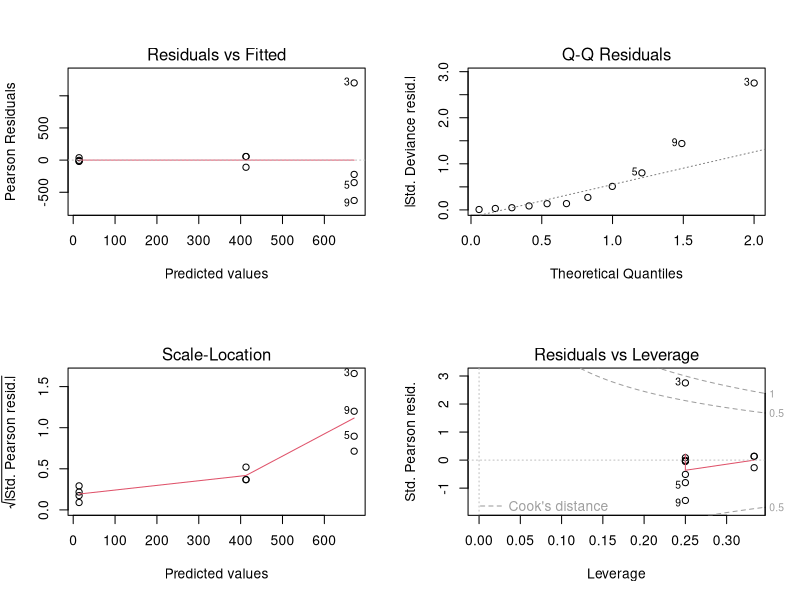
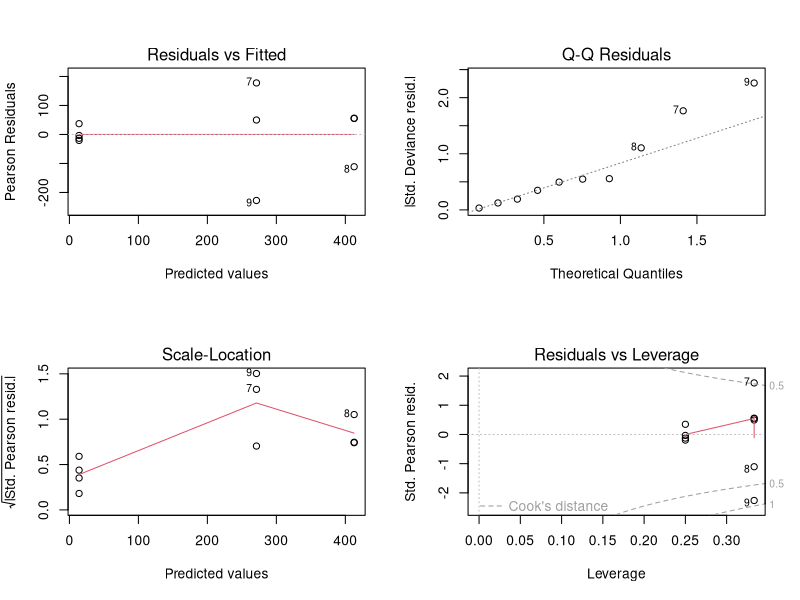
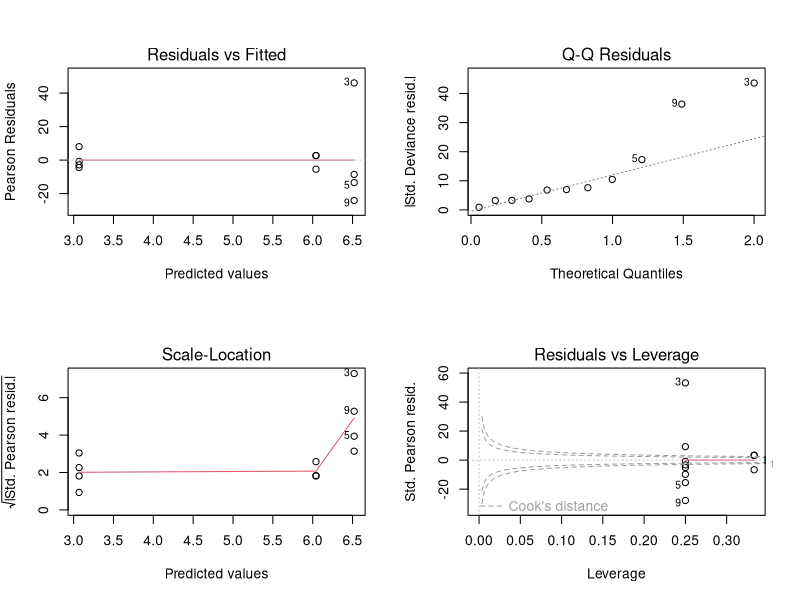
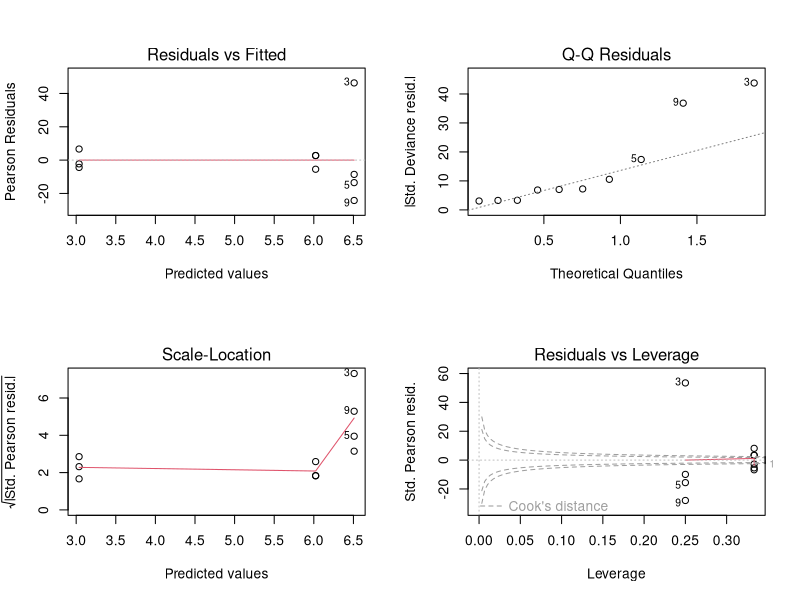
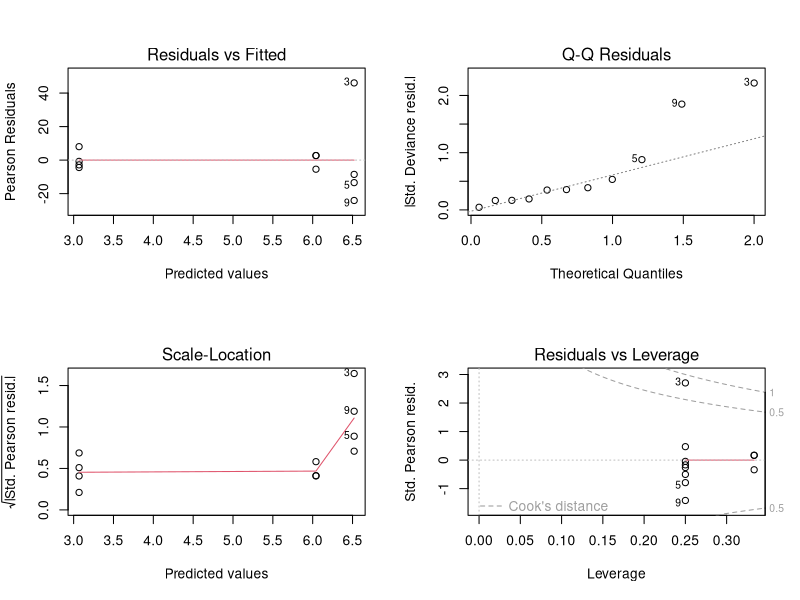
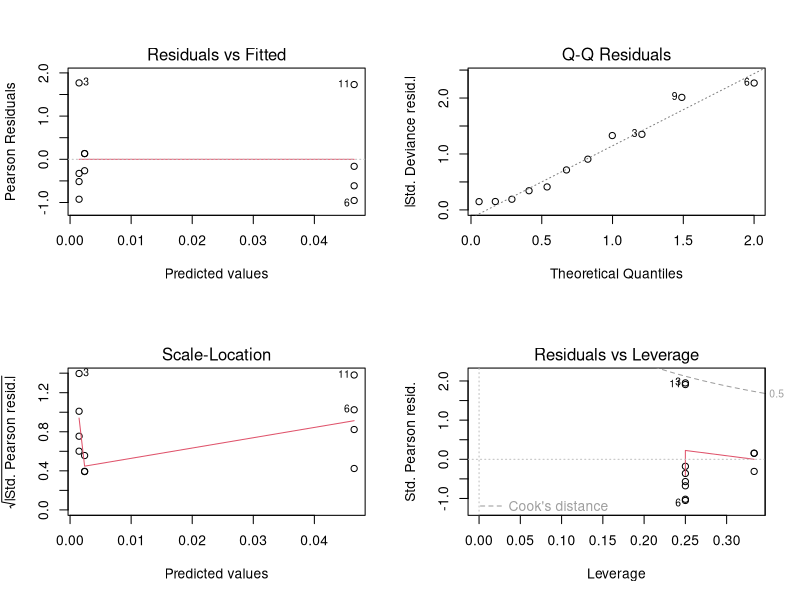
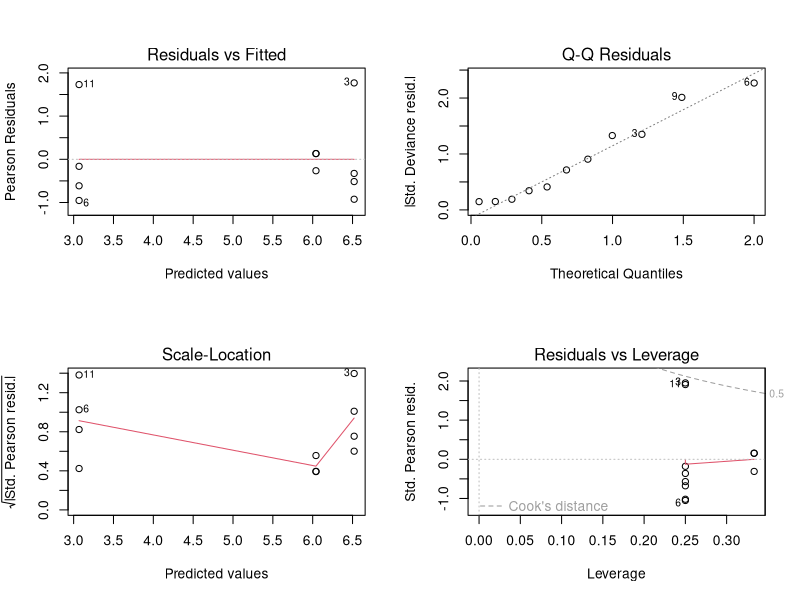
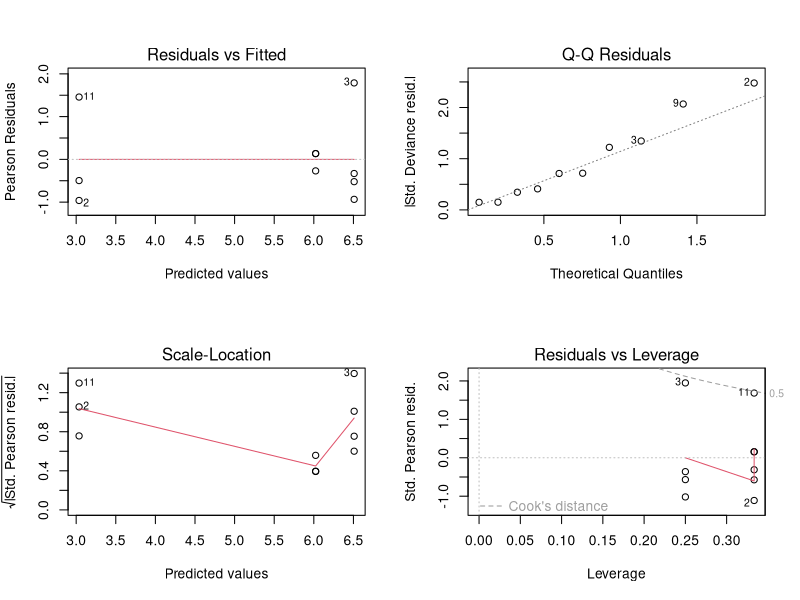

Reproduce these figures in R, in order.
setwd("~/Desktop/capstone/analysis/Juan")

CWDdata = read.csv("output.csv")


# model using gaussian
model = glm(difference ~ treatment, family = gaussian, data = CWDdata)
summary(model)

par(mfrow = c(2,2))
plot(model)

CWDdata = CWDdata[-c(12),]
CWDdatarm3 = CWDdata[-c(3),]
CWDdatarm6 = CWDdata[-c(6),]
CWDdata["abs_diff"] = CWDdata["difference"] + abs(min(CWDdata["difference"])) + 1



#guassian model + plot3 removed

modelrm = glm(difference ~ treatment , family = gaussian, data = CWDdatarm3)
summary(modelrm)

par(mfrow = c(2,2))
plot(modelrm)
# the plot here shows that the plot 3, 5, 9 are always outliers, but all of 
# them are from the radial treatment



# model using poisson + abs_diff
model0 = glm(abs_diff ~ treatment, family = poisson, data = CWDdata)
summary(model0)

par(mfrow = c(2,2))
plot(model0)

# model using poisson + difference
model1 = glm(difference ~ treatment, family = poisson, data = CWDdatarm6)
summary(model1)

par(mfrow = c(2,2))
plot(model1)


## quasipoisson + diff
model2 = glm(abs_diff ~ treatment, family = quasipoisson, data = CWDdata)
summary(model2)

par(mfrow = c(2,2))
plot(model2)


## Gamma + abs_diff + inverse
model3 = glm(abs_diff ~ treatment, family = Gamma(link = "inverse"), data = CWDdata)
summary(model3)

par(mfrow = c(2,2))
plot(model3)



## Gamma + abs_diff + log
model5 = glm(abs_diff ~ treatment, family = Gamma(link = "log"), data = CWDdata)
summary(model5)

par(mfrow = c(2,2))
plot(model5)


model4 = glm(difference ~ treatment, family = Gamma(link = "log"), data = CWDdatarm6)
summary(model4)
par(mfrow = c(2,2))
plot(model4)

